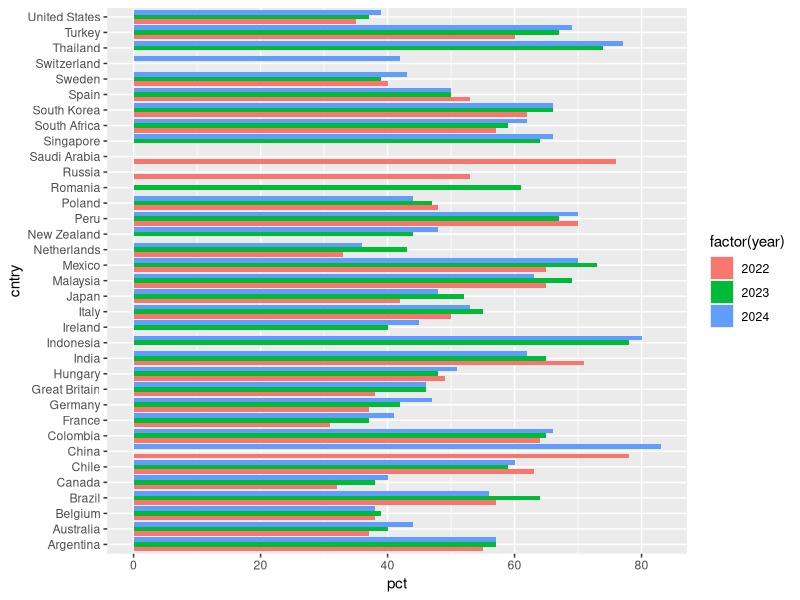
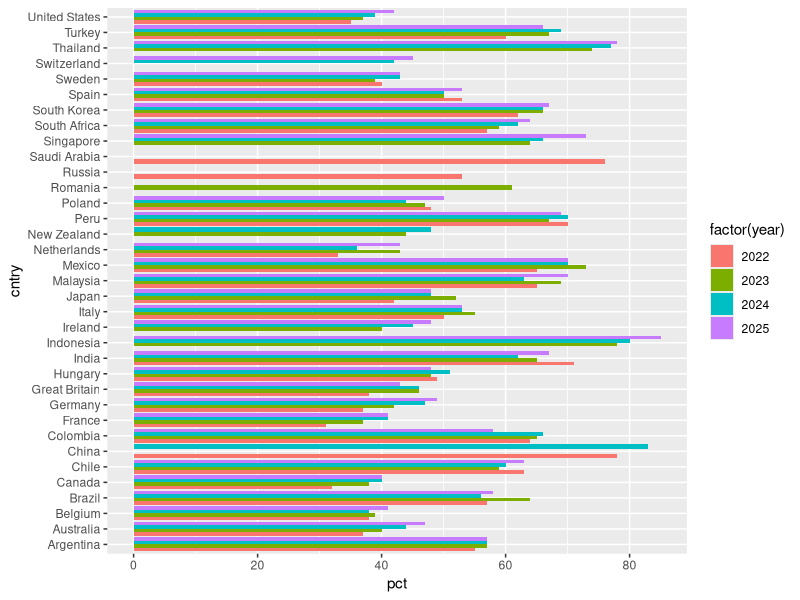
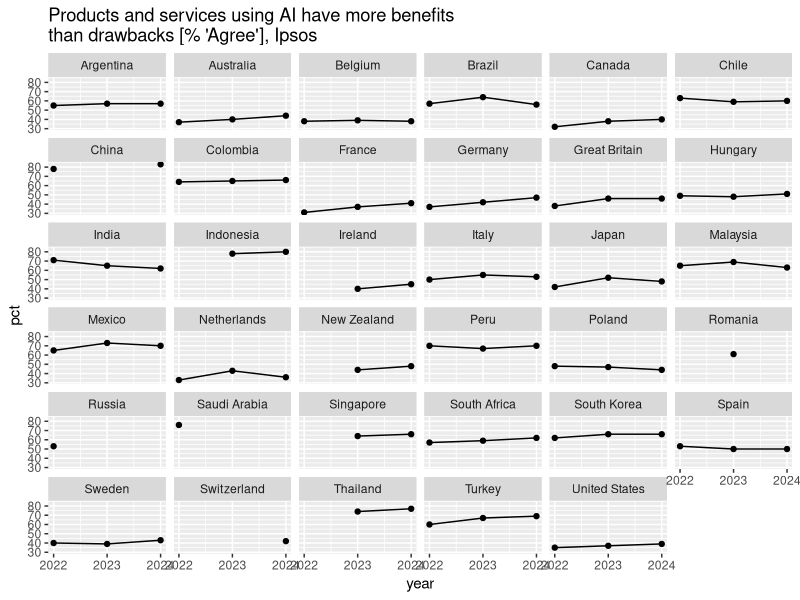
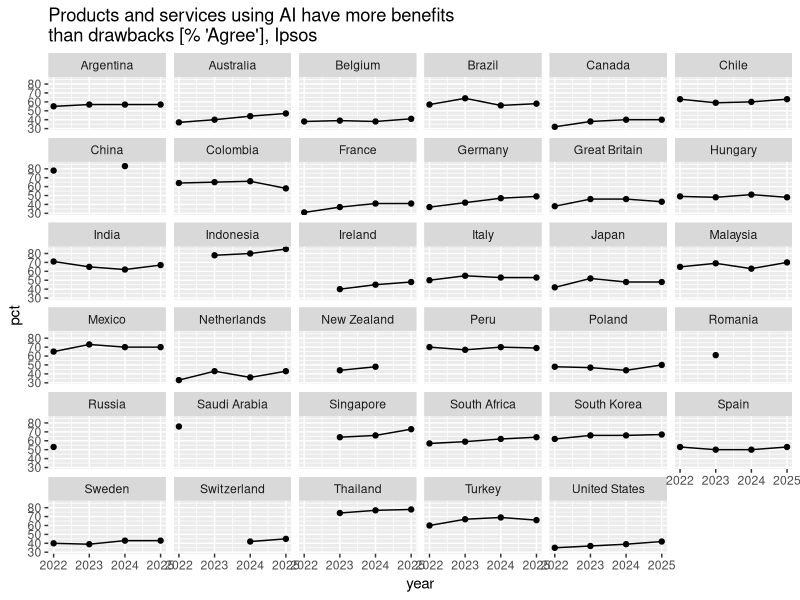
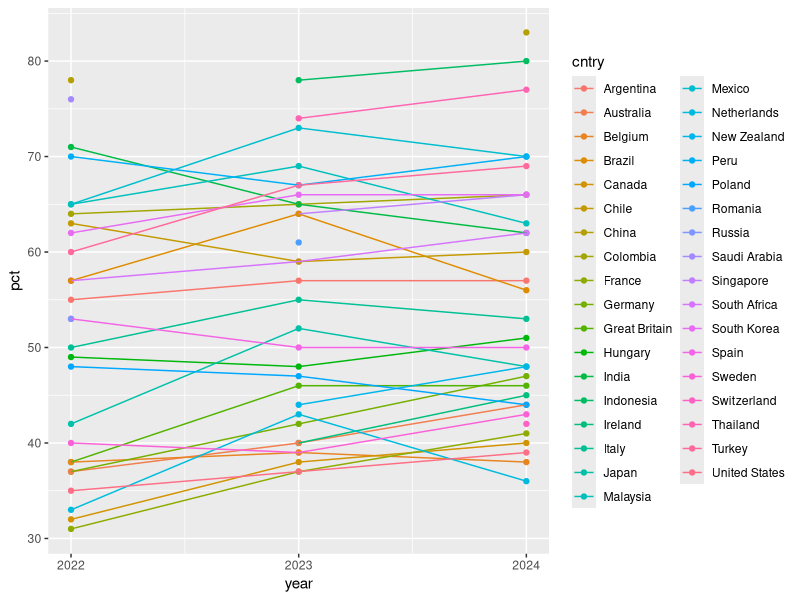
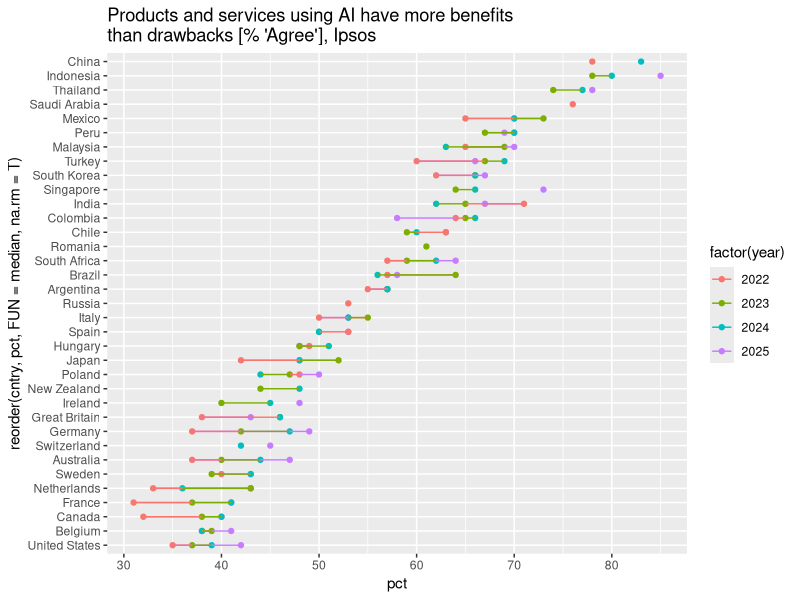

Here is the R script that generated these plots, in order:
library(tidyverse)

# data source: Figure 8.1.2 https://hai.stanford.edu/ai-index/2025-ai-index-report 

fig812 <- read_delim(
  "fig-812-more-benef-than-draw-data.csv",
  delim = ";",
  escape_double = FALSE,
  trim_ws = TRUE
)

# new IPSOS report has data from 2025 
# https://www.ipsos.com/sites/default/files/ct/publication/documents/2025-06/Ipsos-AI-Monitor-2025.pdf 



cntry_2025 <- c("Indonesia", "Thailand", "Singapore", "Mexico", "Malaysia", "Peru", 
  "South Korea", "India", "Turkey", "South Africa", "Chile", "Colombia", 
  "Brazil", "Argentina", "Italy", "Spain", "Poland", "Germany", "Hungary", 
  "Ireland", "Japan", "Australia", "Switzerland", "Netherlands", 
  "Great Britain", "Sweden", "United States", "Belgium", "France", "Canada")

vals_2025 <- c(85, 78, 73, 70, 70, 69, 67, 67, 66, 64, 63, 58, 58, 57, 53, 53, 
               50, 49, 48, 48, 48, 47, 45, 43, 43, 43,42, 41, 41, 40)

ipsos_2025 <- tibble(cntry = cntry_2025, 
                year = 2025, 
                pct = vals_2025)

ipsos <- bind_rows(ipsos_2025, fig812)

ggplot(fig812, aes(cntry, pct, fill = factor(year))) + geom_col(position = "dodge") + coord_flip()
ggplot(ipsos, aes(cntry, pct, fill = factor(year))) + geom_col(position = "dodge") + coord_flip()


wide_fig812 <- pivot_wider(fig812, names_from = year, values_from = pct)

y3 <- na.omit(wide_fig812)

dim(y3)

ggplot(fig812, aes(x = year, y = pct)) + 
  geom_point() +
  geom_line() + 
  facet_wrap(~cntry) + 
  scale_x_continuous(breaks = 2022:2024) + 
  labs(title = "Products and services using AI have more benefits\nthan drawbacks [% 'Agree'], Ipsos")

# 22-25
ggplot(ipsos, aes(x = year, y = pct)) + 
  geom_point() +
  geom_line() + 
  facet_wrap(~cntry) + 
  scale_x_continuous(breaks = 2022:2025) + 
  labs(title = "Products and services using AI have more benefits\nthan drawbacks [% 'Agree'], Ipsos")

ggplot(fig812, aes(x = year, y = pct, colour = cntry)) + 
  geom_point() +
  geom_line() + 
  scale_x_continuous(breaks = 2022:2024)

# better 22-25?
ggplot(ipsos, mapping = aes(x = reorder(cntry, pct, FUN = median, na.rm = T),
                            y = pct, 
                            colour = factor(year), 
                            group = cntry)) + 
  geom_point() + 
  geom_line() +
  coord_flip() +
  labs(title = "Products and services using AI have more benefits\nthan drawbacks [% 'Agree'], Ipsos")




